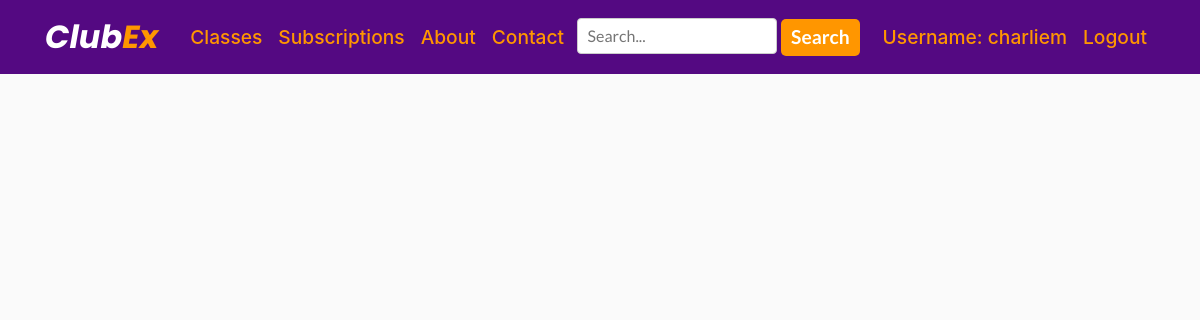
The page /classes/yoga/ (signed in) on the database as committed earlier.
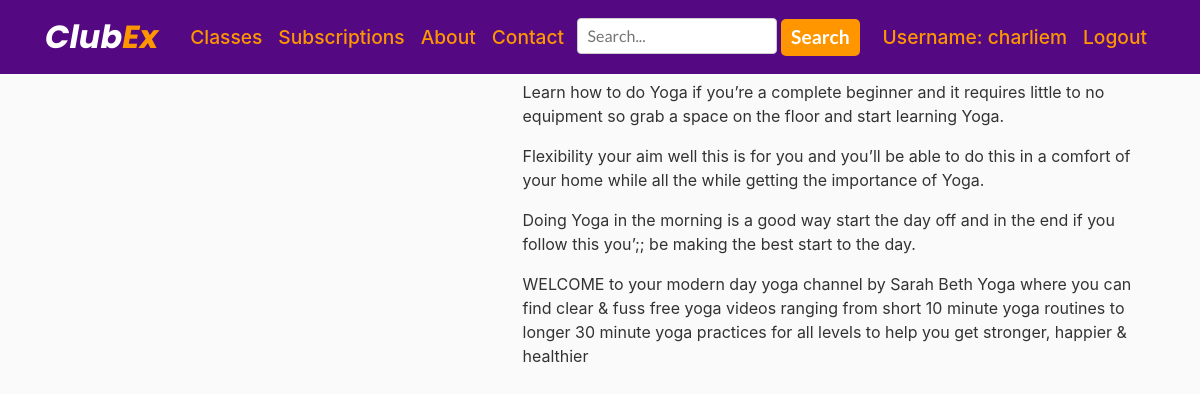
The same page on the database as committed later.
### ClubEx/models.py (models this page shows, shortened)
class Video(models.Model):
    category = models.CharField(max_length=200)
    video_name = models.CharField(max_length=200)
    video = EmbedVideoField()
    content = models.TextField()

### ClubEx/views.py (the view)
# urls.py: path('classes/yoga/', views.classes_yoga, name='classes_yoga'),
@login_required
def classes_yoga(request):
    obj = Video.objects.filter(category='Yoga')
    return render(request, 'clubex/yoga.html', {'obj': obj })

### ClubEx/templates/ClubEx/yoga.html (shortened to what this page needs)
{% extends "ClubEx/base.html" %}
{% load embed_video_tags %}
{% block content %}
   {% for i in obj %}
<div class="container">
  <div class="row">
    <div class="col-5">
    </div>
      <div class="col-7">
   <p>{{ i.content  }}</p>
      </div>
  </div>
</div>
 {% endfor %}
{% endblock content %}

Rows that differ between the two databases and show on the page:
now on this page (row edited): Video: content "Learn how to do Yoga if you’re a complete beginner and it requires little to no equipment so grab a space on the floor and start learning Yoga."
added Video: content "Flexibility your aim well this is for you and you’ll be able to do this in a comfort of your home while all the while getting the importance of Yoga."
added Video: content "Doing Yoga in the morning is a good way start the day off and in the end if you follow this you’;; be making the best start to the day."
added Video: content "WELCOME to your modern day yoga channel by Sarah Beth Yoga where you can find clear & fuss free yoga videos ranging from short 10 minute yoga routines to longer 30 minute yoga practices for all levels to help you get stronger, happier & healthier"
